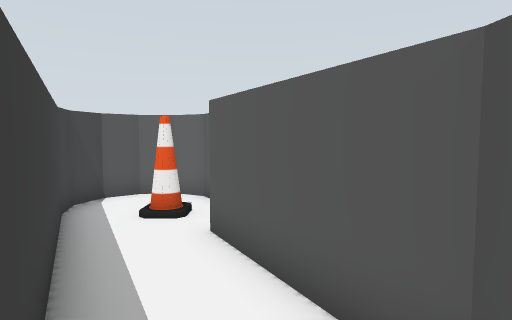
View 1 (above)

16 first-person views from a walk through a world built for the Gazebo simulator. The camera is 0.86 m above the floor, tilts 4° down and sees 75° across. The floor is counted in squares, 0.5 m on a side. Each view is taken from the middle of a square. On the plan, view 1 faces up. The plan holds only what a view shows up to about 16 squares ahead; the rest is blank.

View 2
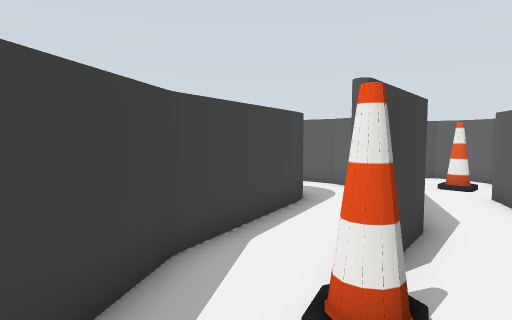

View 3
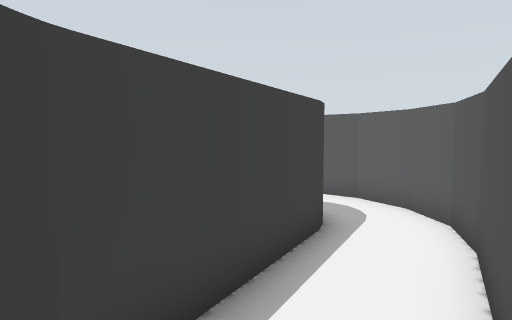

View 4
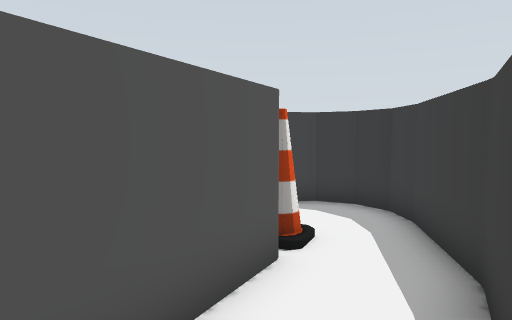

View 5
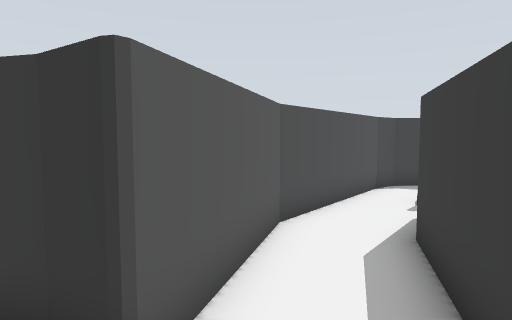

View 6
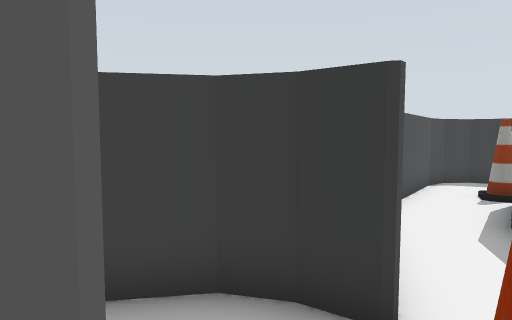

View 7
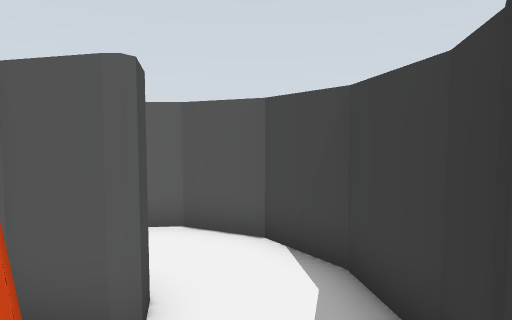

View 8
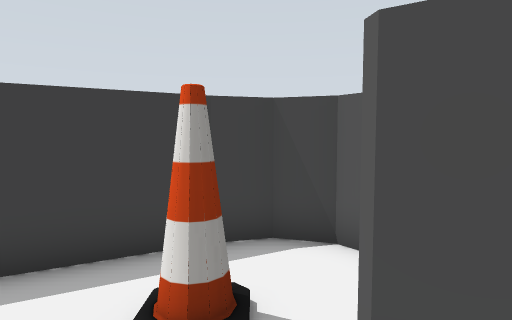

View 9
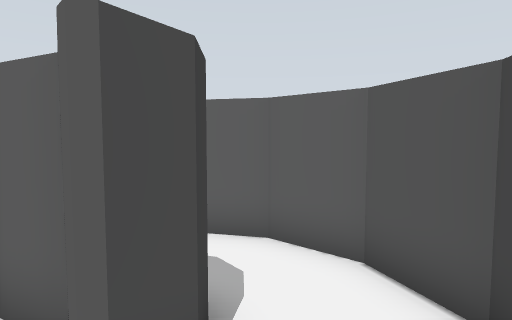

View 10
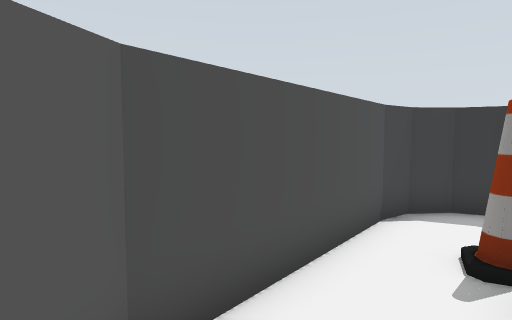

View 11
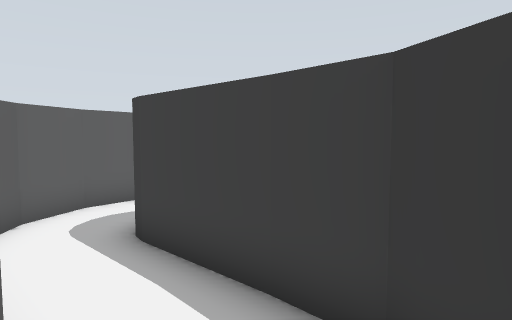

View 12
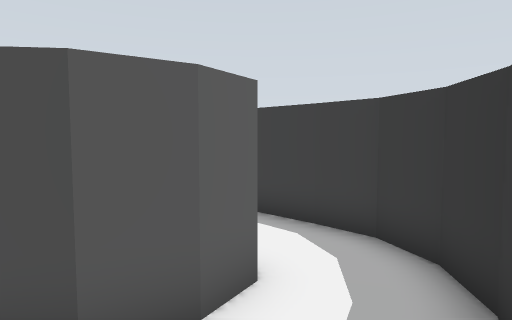

View 13
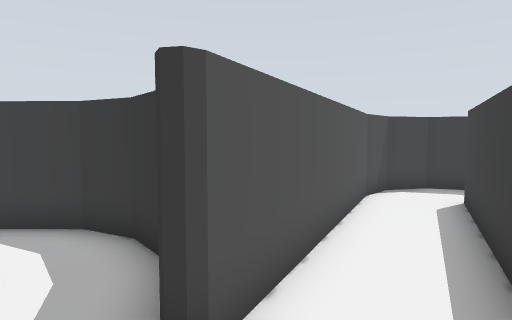

View 14
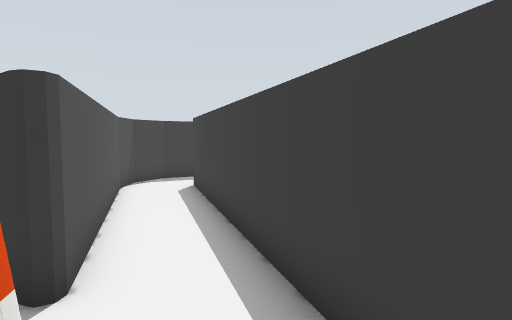

View 15
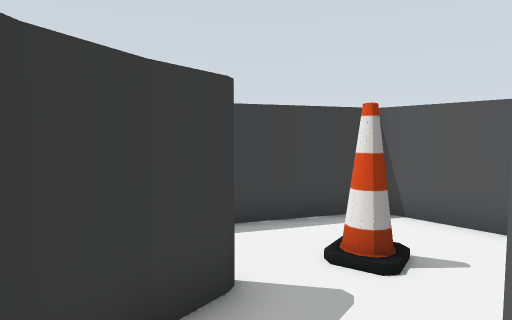

View 16
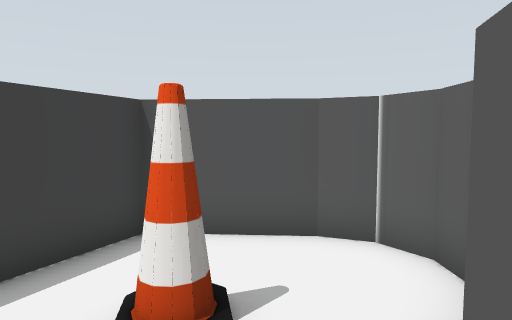

### Floor plan
Ten units are one square. View 1 is at (0, 0); x grows to the right and y downward. Boxes are objects, and circles mark ways between rooms. Rooms are numbered by the first view taken in them; rooms with no view inside come last. Other rooms are left out.
<svg viewBox="-181 -119 207 228">
<path fill="none" stroke="#000" d="M-10 15 -21 -28M-21 -27 -28 -41 -40 -51M-16 49 -8 56 2 58 12 54 18 46 20 36M-45 -21 -32 25 -15 50M-21 -31 -10 -12 -7 15M-47 -26 -44 -20M20 37 13 -20 3 -39M-4 -99 -4 -92 -8 -85 -15 -96 -24 -101 -35 -99 -43 -93 -46 -83 -43 -72M-44 -74 -21 -31M3 -39 -9 -61 1 -63 8 -68 18 -82 21 -98 15 -114M-137 -7 -128 -1 -119 3M-129 -54 -135 -60 -144 -62 -154 -57M-152 -58 -176 -37 -161 8M-110 -19 -120 -25 -125 -34 -126 -40M-137 3 -140 -6M-66 -28 -62 -31M-40 -51 -56 -56 -69 -54M-119 3 -106 5 -94 0 -64 -28M-115 70 -137 3M-112 85 -114 69M-161 8 -138 78M-133 104 -122 98 -114 85"/>
<rect x="-5" y="15" width="10" height="10" fill="#bbb"><title>cone</title></rect>
<rect x="-25" y="-75" width="10" height="10" fill="#bbb"><title>cone</title></rect>
<rect x="-155" y="-35" width="10" height="10" fill="#bbb"><title>cone</title></rect>
<circle cx="-10" cy="-30" r="3" fill="#2a7"/>
<circle cx="-40" cy="-40" r="3" fill="#2a7"/>
<circle cx="-110" cy="-10" r="3" fill="#2a7"/>
<circle cx="-150" cy="10" r="3" fill="#2a7"/>
<text x="-20" y="10">1</text>
<text x="-10" y="-80">2</text>
<text x="-140" y="-30">3</text>
<text x="-80" y="-30">4</text>
<text x="-140" y="50">5</text>
</svg>
Room 1 opens to room 2. Room 1 opens to room 4. Room 3 opens to room 4. Room 3 opens to room 5.

Where each view was taken, in squares from view 1:
view 1: 0 up, 0 right, facing up
view 2: 5 down, 1 right, facing up-left
view 3: 3 down, 1 left, facing up-left
view 4: 2 up, 4 left, facing down-right
view 5: 7 up, 3 left, facing down-right
view 6: 9 up, 2 left, facing down-right
view 7: 6 up, 2 left, facing up-right
view 8: 8 up, 1 right, facing left
view 9: 7 up, 0 right, facing up
view 10: 3 up, 1 left, facing down-right
view 11: 1 up, 12 left, facing right
view 12: 2 up, 15 left, facing right
view 13: 2 up, 16 left, facing down-right
view 14: 4 up, 16 left, facing down
view 15: 1 up, 10 left, facing left
view 16: 1 up, 12 left, facing up-left
